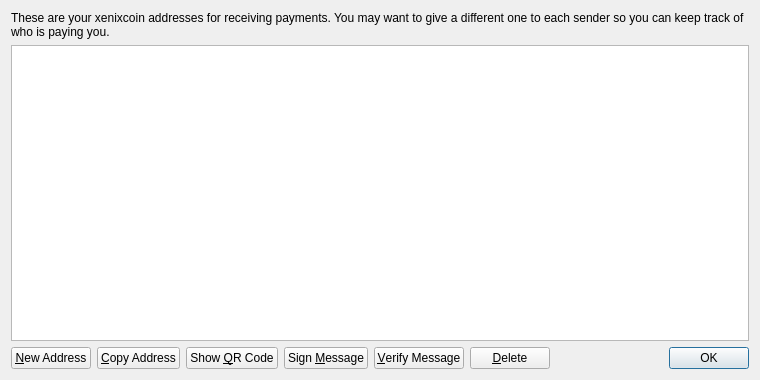
<?xml version="1.0" encoding="UTF-8"?>
<ui version="4.0">
 <class>AddressBookPage</class>
 <widget class="QWidget" name="AddressBookPage">
  <property name="geometry">
   <rect>
    <x>0</x>
    <y>0</y>
    <width>760</width>
    <height>380</height>
   </rect>
  </property>
  <property name="windowTitle">
   <string>Address Book</string>
  </property>
  <layout class="QVBoxLayout" name="verticalLayout">
   <item>
    <widget class="QLabel" name="labelExplanation">
     <property name="text">
      <string>These are your xenixcoin addresses for receiving payments. You may want to give a different one to each sender so you can keep track of who is paying you.</string>
     </property>
     <property name="textFormat">
      <enum>Qt::PlainText</enum>
     </property>
     <property name="wordWrap">
      <bool>true</bool>
     </property>
    </widget>
   </item>
   <item>
    <widget class="QTableView" name="tableView">
     <property name="contextMenuPolicy">
      <enum>Qt::CustomContextMenu</enum>
     </property>
     <property name="toolTip">
      <string>Double-click to edit address or label</string>
     </property>
     <property name="tabKeyNavigation">
      <bool>false</bool>
     </property>
     <property name="alternatingRowColors">
      <bool>true</bool>
     </property>
     <property name="selectionMode">
      <enum>QAbstractItemView::SingleSelection</enum>
     </property>
     <property name="selectionBehavior">
      <enum>QAbstractItemView::SelectRows</enum>
     </property>
     <property name="sortingEnabled">
      <bool>true</bool>
     </property>
     <attribute name="verticalHeaderVisible">
      <bool>false</bool>
     </attribute>
    </widget>
   </item>
   <item>
    <layout class="QHBoxLayout" name="horizontalLayout">
     <item>
      <widget class="QPushButton" name="newAddressButton">
       <property name="toolTip">
        <string>Create a new address</string>
       </property>
       <property name="text">
        <string>&amp;New Address</string>
       </property>
       <property name="icon">
        <iconset resource="../bitcoin.qrc">
         <normaloff>:/icons/add</normaloff>:/icons/add</iconset>
       </property>
      </widget>
     </item>
     <item>
      <widget class="QPushButton" name="copyToClipboard">
       <property name="toolTip">
        <string>Copy the currently selected address to the system clipboard</string>
       </property>
       <property name="text">
        <string>&amp;Copy Address</string>
       </property>
       <property name="icon">
        <iconset resource="../bitcoin.qrc">
         <normaloff>:/icons/editcopy</normaloff>:/icons/editcopy</iconset>
       </property>
      </widget>
     </item>
     <item>
      <widget class="QPushButton" name="showQRCode">
       <property name="text">
        <string>Show &amp;QR Code</string>
       </property>
       <property name="icon">
        <iconset resource="../bitcoin.qrc">
         <normaloff>:/icons/qrcode</normaloff>:/icons/qrcode</iconset>
       </property>
      </widget>
     </item>
     <item>
      <widget class="QPushButton" name="signMessage">
       <property name="toolTip">
        <string>Sign a message to prove you own a xenixcoin address</string>
       </property>
       <property name="text">
        <string>Sign &amp;Message</string>
       </property>
       <property name="icon">
        <iconset resource="../bitcoin.qrc">
         <normaloff>:/icons/edit</normaloff>:/icons/edit</iconset>
       </property>
      </widget>
     </item>
     <item>
      <widget class="QPushButton" name="verifyMessage">
       <property name="toolTip">
        <string>Verify a message to ensure it was signed with a specified xenixcoin address</string>
       </property>
       <property name="text">
        <string>&amp;Verify Message</string>
       </property>
       <property name="icon">
        <iconset resource="../bitcoin.qrc">
         <normaloff>:/icons/transaction_0</normaloff>:/icons/transaction_0</iconset>
       </property>
      </widget>
     </item>
     <item>
      <widget class="QPushButton" name="deleteButton">
       <property name="toolTip">
        <string>Delete the currently selected address from the list</string>
       </property>
       <property name="text">
        <string>&amp;Delete</string>
       </property>
       <property name="icon">
        <iconset resource="../bitcoin.qrc">
         <normaloff>:/icons/remove</normaloff>:/icons/remove</iconset>
       </property>
      </widget>
     </item>
     <item>
      <spacer name="horizontalSpacer">
       <property name="orientation">
        <enum>Qt::Horizontal</enum>
       </property>
       <property name="sizeHint" stdset="0">
        <size>
         <width>40</width>
         <height>20</height>
        </size>
       </property>
      </spacer>
     </item>
     <item>
      <widget class="QDialogButtonBox" name="buttonBox">
       <property name="sizePolicy">
        <sizepolicy hsizetype="Maximum" vsizetype="Fixed">
         <horstretch>0</horstretch>
         <verstretch>0</verstretch>
        </sizepolicy>
       </property>
       <property name="standardButtons">
        <set>QDialogButtonBox::Ok</set>
       </property>
      </widget>
     </item>
    </layout>
   </item>
  </layout>
 </widget>
 <resources>
  <include location="../bitcoin.qrc"/>
 </resources>
 <connections/>
</ui>
